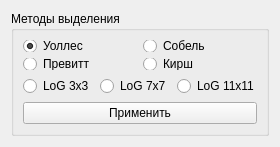
<?xml version="1.0" encoding="UTF-8"?>
<ui version="4.0">
 <class>Edger</class>
 <widget class="QWidget" name="Edger">
  <property name="geometry">
   <rect>
    <x>0</x>
    <y>0</y>
    <width>280</width>
    <height>147</height>
   </rect>
  </property>
  <property name="minimumSize">
   <size>
    <width>280</width>
    <height>147</height>
   </size>
  </property>
  <property name="maximumSize">
   <size>
    <width>280</width>
    <height>147</height>
   </size>
  </property>
  <property name="windowTitle">
   <string>Form</string>
  </property>
  <layout class="QVBoxLayout" name="verticalLayout_2">
   <item>
    <widget class="QGroupBox" name="groupBox">
     <property name="title">
      <string>Методы выделения</string>
     </property>
     <layout class="QVBoxLayout" name="verticalLayout">
      <item>
       <layout class="QGridLayout" name="gridLayout">
        <item row="0" column="0">
         <widget class="QRadioButton" name="but1">
          <property name="text">
           <string>Уоллес</string>
          </property>
          <property name="checked">
           <bool>true</bool>
          </property>
         </widget>
        </item>
        <item row="0" column="1">
         <widget class="QRadioButton" name="but2">
          <property name="text">
           <string>Собель</string>
          </property>
         </widget>
        </item>
        <item row="1" column="0">
         <widget class="QRadioButton" name="but3">
          <property name="text">
           <string>Превитт</string>
          </property>
         </widget>
        </item>
        <item row="1" column="1">
         <widget class="QRadioButton" name="but4">
          <property name="text">
           <string>Кирш</string>
          </property>
         </widget>
        </item>
       </layout>
      </item>
      <item>
       <layout class="QHBoxLayout" name="horizontalLayout">
        <item>
         <widget class="QRadioButton" name="but5">
          <property name="text">
           <string>LoG 3x3</string>
          </property>
         </widget>
        </item>
        <item>
         <widget class="QRadioButton" name="but6">
          <property name="text">
           <string>LoG 7x7</string>
          </property>
         </widget>
        </item>
        <item>
         <widget class="QRadioButton" name="but7">
          <property name="text">
           <string>LoG 11x11</string>
          </property>
         </widget>
        </item>
       </layout>
      </item>
      <item>
       <widget class="QPushButton" name="filterButton">
        <property name="text">
         <string>Применить</string>
        </property>
       </widget>
      </item>
     </layout>
    </widget>
   </item>
  </layout>
 </widget>
 <resources/>
 <connections/>
</ui>
